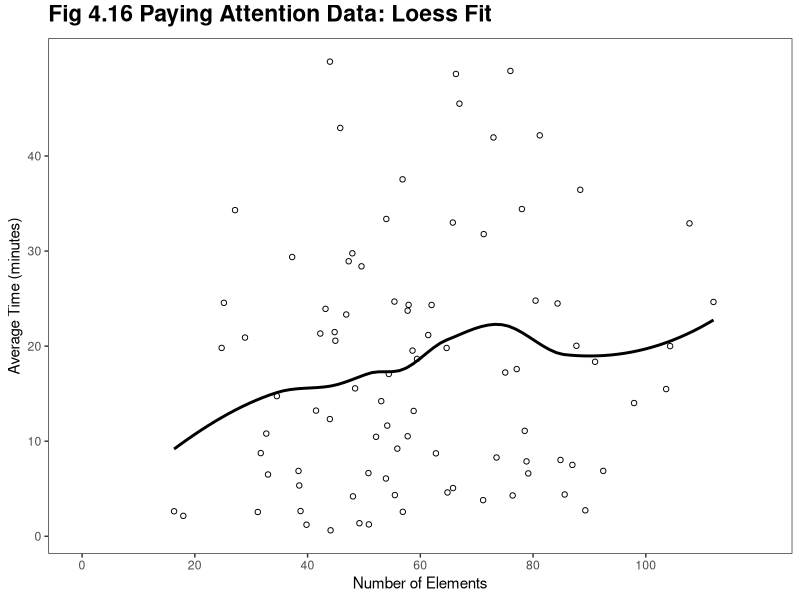
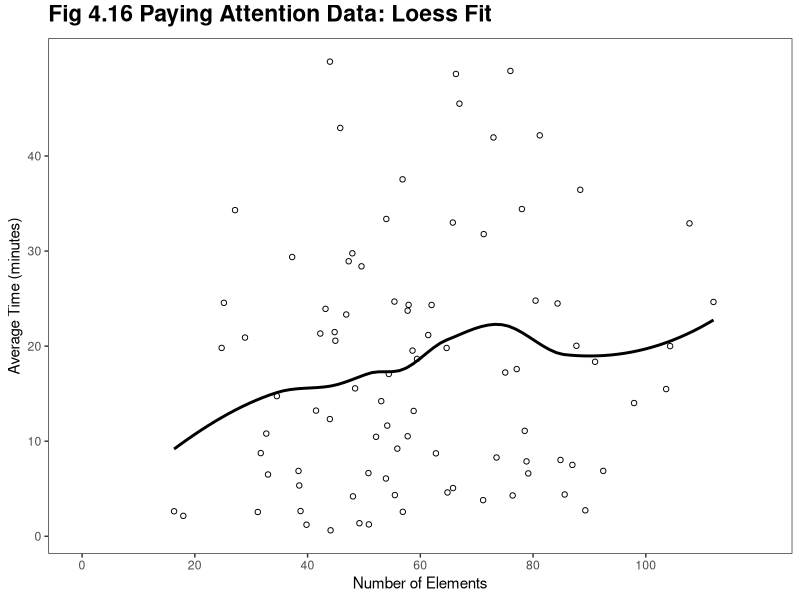

Source code (R) for these figures, in order:
library(ggplot2)

this_base <- "fig04-16_paying-attention-data-loess-fit"

set.seed(5)

my_data <- data.frame(x = rnorm(n = 150, mean = 60, sd = 20),
                      y = rnorm(n = 150, mean = 5, sd = 20))

my_data <- subset(my_data, y > 0 )

p <- ggplot(my_data, aes(x = x, y = y)) +
  geom_point(shape = 1) +
  geom_smooth(method = "loess", formula = y~x, se = FALSE, colour = "black") +
  scale_x_continuous(breaks = seq(0, 100, 20), limits = c(0, 120)) +
  scale_y_continuous(breaks = seq(0, 40, 10)) +
  labs(x = "Number of Elements", y = "Average Time (minutes)") + 
  ggtitle("Fig 4.16 Paying Attention Data: Loess Fit") +
  theme_bw() +
  theme(panel.grid.major = element_blank(),
        panel.grid.minor = element_blank(),
        plot.title = element_text(size = rel(1.5), face = "bold", vjust = 1.5))

p

ggsave(paste0(this_base, ".png"), p, width = 6, height = 5)

## note: my_data is simulated to resemble the original
